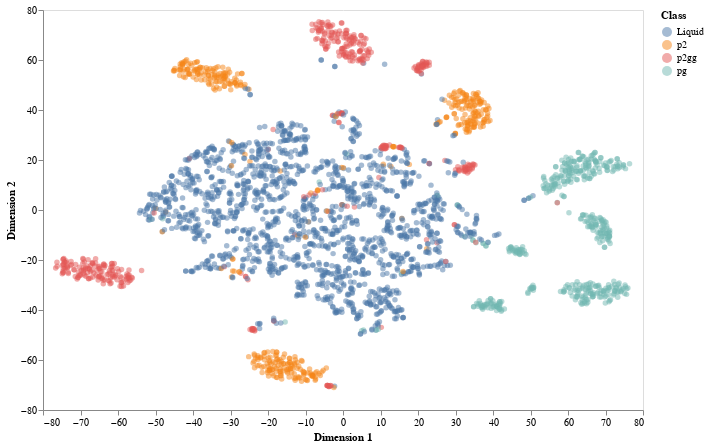

The notebook cell saved with this chart:
### Markdown cell above
Just like with the linear PCA,
the addition of the relative distances
doesn't help the separation of structures.

### Code cell
tsne = manifold.TSNE()
x_transformed = tsne.fit_transform(X_o)
fig = plot_dimensionality_reduction(x_transformed, y)

### Figure 1 — Vega-Lite specification as saved in the notebook (floating-point values rounded to 4 significant figures; data arrays with more than 128 entries replaced by an {"elided": "..."} marker saying what was removed)
{"$schema": "https://vega.github.io/schema/vega-lite/v2.6.0.json", "config": {"axis": {"grid": false}, "view": {"height": 400, "width": 600}}, "data": {"name": "data-030769c4402e3feb5ae57f0070367118"}, "datasets": {"data-030769c4402e3feb5ae57f0070367118": {"elided": "3000 records"}}, "encoding": {"color": {"field": "class", "title": "Class", "type": "nominal"}, "x": {"field": "dim1", "title": "Dimension 1", "type": "quantitative"}, "y": {"field": "dim2", "title": "Dimension 2", "type": "quantitative"}}, "mark": {"opacity": 0.5, "type": "circle"}}
